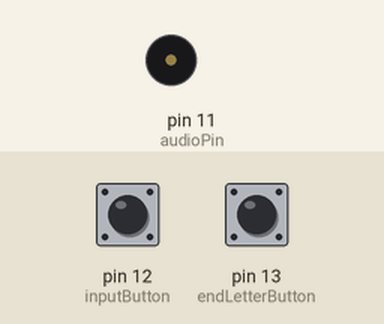
Simulated run of this sketch. Board: Arduino Uno, built with avr-gcc and run on an emulated ATmega328P. On the bench: buzzer (waves = sounding). Inputs (shaded band) come from the test bench; at power-on: pin 12 (inputButton) LOW, pin 13 (endLetterButton) LOW.

Above: at 1.2 s.
1.3 s: pin 12 (inputButton) pulled HIGH for 0.15 s
At 1.37 s:
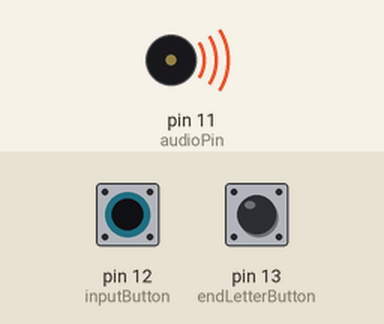
4.5 s: pin 12 (inputButton) pulled HIGH for 3.2 s
At 8.5 s:
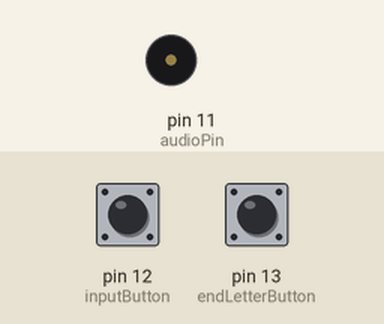
Timing chart, 0 to 10.0 s (numbered marks = the images above; inputs shaded):
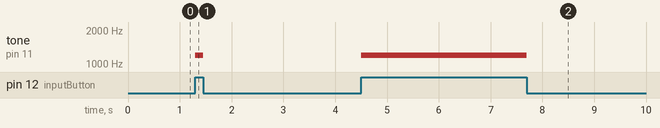

The sketch:

morse_code_decoder.ino
```cpp
/*
  Morse Code decoder: key in code using a pushbutton. Another pushbutton to determine when a letter is finished entering
  Then the letter will display on screen.
*/

const int SIZE = 39;
const char alpha[] = { 'a', 'b', 'c', 'd', 'e', 'f', 'g', 'h', 'i', 'j',
                       'k', 'l', 'm', 'n', 'o', 'p', 'q', 'r', 's', 't', 'u', 'v',
                       'w', 'x', 'y', 'z', '1', '2', '3', '4', '5', '6', '7', '8',
                       '9', '0', ',', '.', '?'
                     };
const String morseArray[] = { ".-", "-...", "-.-.", "-..", ".", "..-.", "--.",
                              "....", "..", ".---", "-.-", ".-..", "--", "-.", "---", ".--.",
                              "--.-", ".-.", "...", "-", "..-", "...-", ".--", "-..-",
                              "-.--", "--..", ".----", "..---", "...--", "....-", ".....",
                              "-....", "--...", "---..", "----.", "-----", "--..--",".-.-.-",
                              "..--.."};


const int inputButton = 12;
const int endLetterButton = 13;
const int audioPin = 11;

int note = 1200;      // music note/pitch
int buttonState;                    // variable to store button state
int lastButtonState = LOW;              // variable to store last button state
long startTime ;                    // start time for stop watch
long elapsedTime ;                  // elapsed time for stop watch

bool doneTranslating=false;

String letterBuffer = "";


void setup() {
  Serial.begin(9600);
  //POSITIVE LOGIC BUTTON: pressed=HIGH   not pressed=LOW
  //for circuit setup: http://users.ece.utexas.edu/~valvano/Volume1/E-Book/C8_SwitchLED.htm
  pinMode(inputButton, INPUT);
  pinMode(endLetterButton, INPUT);

}


void ProcessMorseCode(String codeStr) {
  int index = -1;
  for (int i = 0; i < 37; i++) {
    if (codeStr == morseArray[i]) {
      index = i;
    }
  }
   if (index == -1) {
     Serial.println("\nnot a valid Morse code");
     return;
   }
  char morseLetter = alpha[index];

  Serial.print(morseLetter);
  doneTranslating=true;

}


void loop() {
  // check for button press
  buttonState = digitalRead(inputButton);                   // read the button state and store

  if (buttonState == HIGH && lastButtonState == LOW ) {    // check for a low to high transition
    startTime = millis();                                   // store the start time
    tone(audioPin, note);
    delay(5);                                               // short delay to debounce switch
    lastButtonState = buttonState;                          // store buttonState in lastButtonState, to compare next time

  }

  else if (buttonState == LOW && lastButtonState == HIGH ) {    // check for a high to low transition
    // if true then found a new button press while clock is running - stop the clock and report

    elapsedTime =   millis() - startTime;              // store elapsed time
    noTone(audioPin);
    lastButtonState = buttonState;                     // store buttonState in lastButtonState, to compare next time

    //Serial.print("elapsed time: ");
    // Serial.println(elapsedTime);

    if (elapsedTime < 200 && elapsedTime > 0) {
      letterBuffer += '.';
    }
    else {
      letterBuffer += '-';
    }
    doneTranslating=false;
  }

  if (digitalRead(endLetterButton) &&!doneTranslating) {
    if (letterBuffer.length()) {
      ProcessMorseCode(letterBuffer);
      letterBuffer="";
    }
  }


}
```

Measured:
- after the input at 1.3 s, tone on pin 11 (audioPin): silent → 1200 Hz at once, → silent 0.15 s later
- after the input at 4.5 s, tone on pin 11 (audioPin): silent → 1200 Hz at once, → silent 3.2 s later
